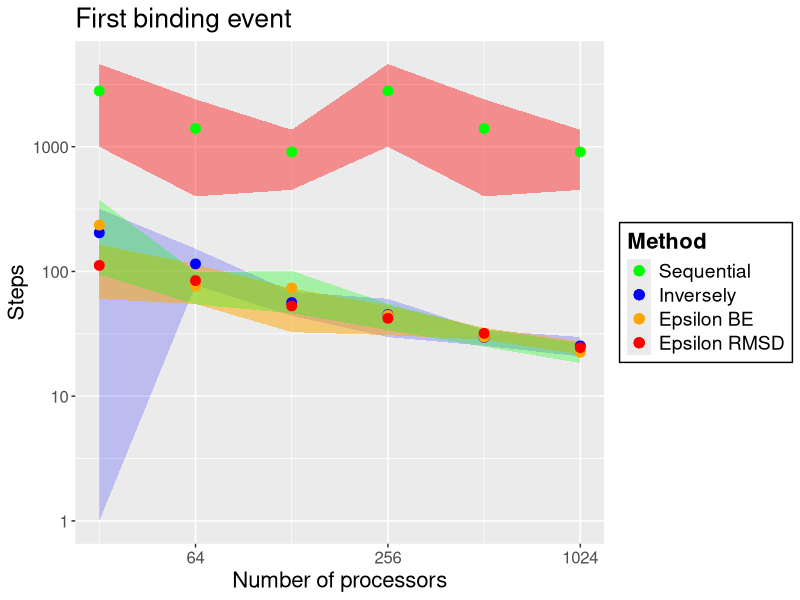
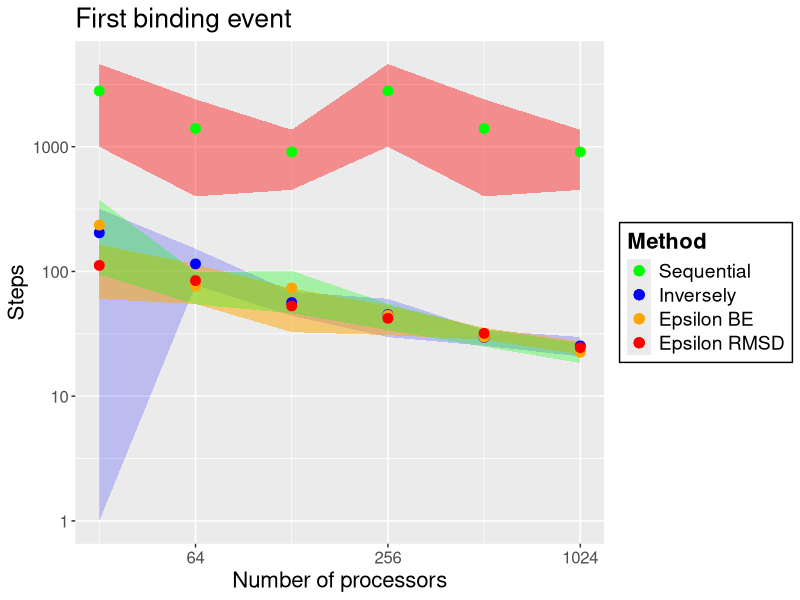

These charts were generated, in order, by the following R code:
library(ggplot2)
library(scales)
nproc = 2**seq(5,10)
meansSeq = c(2800,	1400,	908.9)
errorSeq = c(1800,	1000,	458.034)
fillSeq = rep("seq", times=3)
meansInv = c(204.13,	114.9,	56.3,	45.1,	29.6,	25.3)
errorInv = c(113.65,	37.27,	12.19,	15.31, 4.22,	4.49)
fillInv = rep("inv", times=6)
meansEpsBE = c(235.3,	76.4,	73.7,	44.5,	29.8,	22.5)
errorEpsBE = c(140.89, 21.98, 27.50, 10.66, 4.89,	4.09)
fillEpsBE = rep("be", times=6)
meansEpsRMSD = c(111.8,	84.5,	52.9,	42.1,	31.9,	24.5)
errorEpsRMSD = c(51.66,	29.69, 20.27,	11.22,	3.47,	2.95)
fillEpsRMSD = rep("rmsd", times=6)
errorCorrected = meansInv-errorInv
errorCorrected[1] = 1
dd <- data.frame(nproc, meansSeq, meansInv, meansEpsBE, meansEpsRMSD, errorCorrected, errorSeq, errorInv,errorEpsBE, fillSeq, fillInv, fillEpsRMSD, fillEpsBE)

ggplot(dd) +
  geom_ribbon(aes(ymax=meansSeq+errorSeq, ymin = meansSeq-errorSeq, x=nproc),fill="red", alpha=0.4)+
  geom_ribbon(aes(ymax=meansInv+errorInv, ymin = errorCorrected, x=nproc), fill = "blue", alpha=0.2)+
  geom_ribbon(aes(ymax=meansEpsRMSD+errorEpsRMSD, ymin = meansEpsRMSD-errorEpsRMSD, x=nproc), fill = "orange", alpha=0.5)+
  geom_ribbon(aes(ymax=meansEpsBE+errorEpsBE, ymin = meansEpsBE-errorEpsBE, x=nproc), fill = "green", alpha=0.3)+
  geom_point(aes(nproc, meansSeq, colour=fillSeq), size = 3, show.legend = TRUE ) +
  geom_point(aes(nproc, meansInv, colour=fillInv), size = 3, show.legend = TRUE ) +
  geom_point(aes(nproc, meansEpsBE, colour=fillEpsBE), size = 3, show.legend = TRUE) +
  geom_point(aes(nproc, meansEpsRMSD, colour=fillEpsRMSD), size = 3, show.legend = TRUE ) +
  # coord_trans(x="log2", y="log10")
  # show exponents
  scale_x_continuous(trans = log2_trans())+
                     # breaks = trans_breaks("log2", function(x) 2^x), 
                     # labels = trans_format("log2", math_format(2^.x))) +
  scale_y_continuous(trans = log10_trans())+
                     # breaks = trans_breaks("log10", function(x) 10^x),
                     # labels = trans_format("log10", math_format(10^.x)))
  guides(colour=guide_legend(title="Method"))+
  guides(fill=FALSE)+
  #guides(alpha=FALSE)+
  # guides(size=FALSE)+
  scale_colour_manual(name="Method",
                      breaks=c("seq", "inv", "be", "rmsd"),
                      values = c("green", "blue", "orange", "red"),
                      labels=c("Sequential", "Inversely", "Epsilon BE", "Epsilon RMSD"))+
  labs(title = "First binding event",
       y = "Steps", x = "Number of processors") +
  theme(title = element_text(size=16))+
  theme(legend.text = element_text(size=14)) +
  theme(axis.text = element_text(size=12))+
  theme(legend.title = element_text(face="bold"))+
  theme(legend.background = element_rect(colour = "black")) 
ggsave("plot4DAJ.png",device="png", width = 20, height = 10, units = "cm", dpi=300)
